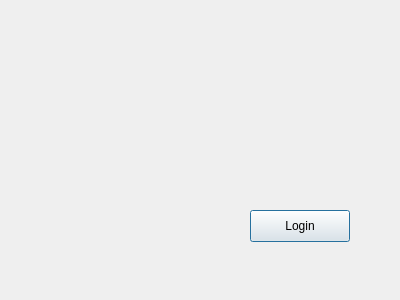
<?xml version="1.0" encoding="UTF-8"?>
<ui version="4.0">
 <class>login</class>
 <widget class="QDialog" name="login">
  <property name="geometry">
   <rect>
    <x>0</x>
    <y>0</y>
    <width>400</width>
    <height>300</height>
   </rect>
  </property>
  <property name="windowTitle">
   <string>Dialog</string>
  </property>
  <widget class="QPushButton" name="pushButton">
   <property name="geometry">
    <rect>
     <x>250</x>
     <y>210</y>
     <width>100</width>
     <height>32</height>
    </rect>
   </property>
   <property name="text">
    <string>Login</string>
   </property>
  </widget>
 </widget>
 <resources/>
 <connections/>
</ui>
